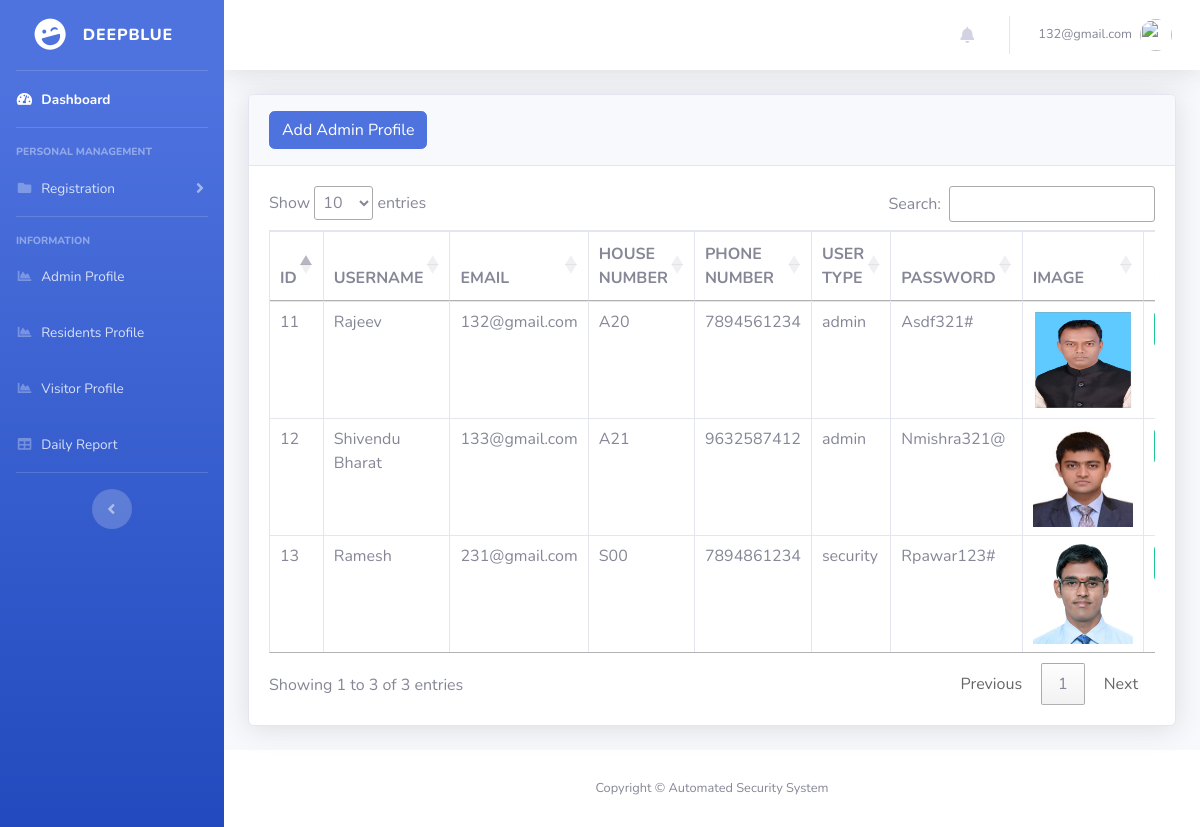
The app's page /DeepBlue/register.php (signed in) with its own data.
### tables this page shows
CREATE TABLE `register` (
  `id` int(11) NOT NULL,
  `username` varchar(45) NOT NULL,
  `email` varchar(45) NOT NULL,
  `houseNo` varchar(11) NOT NULL,
  `phoneNo` bigint(11) NOT NULL,
  `password` varchar(45) NOT NULL,
  `images` varchar(45) NOT NULL,
  `usertype` varchar(25) NOT NULL
);

### DeepBlue/register.php (the view, shortened to what this page needs)
<?php
include('security.php');
include('includes/header.php');
include('includes/navbar.php');
?>
<div class="container-fluid">
    <div class="card shadow mb-4">
        <div class="card-header py-3">
            <button type="button" class="btn btn-primary" data-toggle="modal" data-target="#addadminprofile">
                Add Admin Profile
            </button>
        </div>
        <div class="card-body">
            <div class="table-responsive">
                <?php
                $query = "SELECT * FROM  register";
                $query_run = mysqli_query($connection, $query);
                if (mysqli_num_rows($query_run) > 0) {
                ?>
                    <table class="table table-bordered" id="dataTable" width="100%" cellspacing="0">
                        <thead>
                            <tr>
                                <th>ID</th>
                                <th>USERNAME</th>
                                <th>EMAIL</th>
                                <th>HOUSE NUMBER</th>
                                <th>PHONE NUMBER</th>
                                <th>USER TYPE</th>
                                <th>PASSWORD</th>
                                <th>IMAGE</th>
                                <th>EDIT</th>
                            </tr>
                        </thead>
                        <tbody>
                            <?php
                            while ($row = mysqli_fetch_assoc($query_run)) {
                            ?>
                                <tr>
                                    <td><?php echo $row['id'] ?></td>
                                    <td><?php echo $row['username'] ?></td>
                                    <td><?php echo $row['email'] ?></td>
                                    <td><?php echo $row['houseNo'] ?></td>
                                    <td><?php echo $row['phoneNo'] ?></td>
                                    <td><?php echo $row['usertype'] ?></td>
                                    <td><?php echo $row['password'] ?></td>
                                    <td><?php echo '<img src="upload/admin/' . $row['images'] . '" width="100px;" height="100px" alt="Image">' ?> </td>
                                    <td>
                                    </td>
                                </tr>
                            <?php
                            }
                            ?>
                        </tbody>
                    </table>
                <?php
                } else {
                    echo "No record Found";
                }
                ?>
            </div>
        </div>
    </div>
</div>
<?php
include('includes/footer.php');
?>

### records on screen
register: id "11", username "Rajeev", email "132@gmail.com", houseNo "A20", phoneNo "7894561234", usertype "admin", password "Asdf321#", images (picture)
register: id "12", username "Shivendu Bharat", email "133@gmail.com", houseNo "A21", phoneNo "9632587412", usertype "admin", password "Nmishra321@", images (picture)
register: id "13", username "Ramesh", email "231@gmail.com", houseNo "S00", phoneNo "7894861234", usertype "security", password "Rpawar123#", images (picture)

### other values on screen
$_SESSION['username'] "132@gmail.com"
